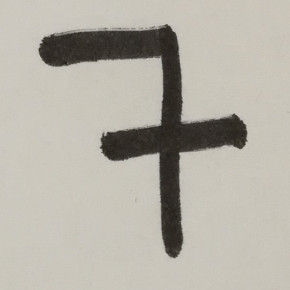
#> input picture Python/MachineLearning/OpenCV/Alura/morphology_transformation/7.jpg, 290 x 290 px
$ jupyter execute --allow-errors main.ipynb
#> lines starting #> are read from the running program, lines starting #| are printed output that depends on the picture; after the words box and inside, x2 and y2 are one past the last pixel; in counts of white or black regions, pixels touching at a corner belong together
[cell 1]
import matplotlib.pyplot as plt
import cv2
import numpy as np

[cell 2]
### open the image
img = cv2.imread('./7.jpg')
#> img is the input picture: shape (290, 290, 3); mean B, G, R 166.6, 176.7, 180.6
img = cv2.cvtColor(img, cv2.COLOR_BGR2GRAY)
#> img: shape (290, 290)


### turn the image into binary values
_, threshold = cv2.threshold(img, 0, 255, cv2.THRESH_BINARY | cv2.THRESH_OTSU)
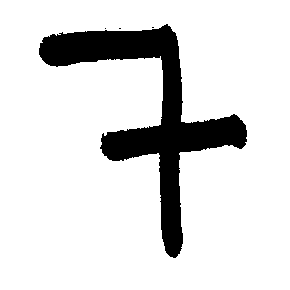
#> threshold: shape (290, 290); 86.5% white; 4 black regions (3 under 20 px), largest, box (x1, y1, x2, y2) and area: (39, 24, 247, 258) 11389
threshold = cv2.bitwise_not(threshold)
img_original = threshold


### apply a morphologival transformation - DILATION
structuring_element = np.ones((5, 5), np.int8)
dilate = cv2.dilate(threshold, structuring_element, iterations=4)
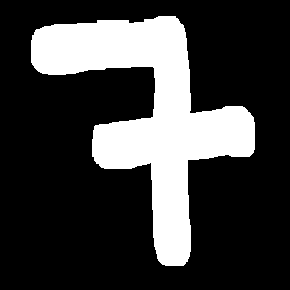
#> dilate: shape (290, 290); 24.3% white; 1 white region, box (x1, y1, x2, y2) and area: (31, 16, 255, 266) 20473


### apply a morphologival transformation - EROSION
structuring_element = np.ones((5, 5), np.uint8)
erosion = cv2.erode(threshold, structuring_element, iterations=4)
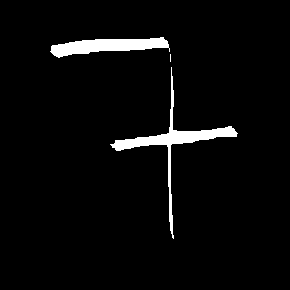
#> erosion: shape (290, 290); 3.7% white; 3 white regions (1 under 20 px), largest, box (x1, y1, x2, y2) and area: (110, 67, 238, 239) 1708, (50, 37, 170, 58) 1377


### plot the image and its transformations
fig, axs = plt.subplots(1, 3, figsize=(10, 10))

axs[0].imshow(threshold, cmap='gray')
axs[0].axis('off')
axs[0].set_title('Original')

axs[1].imshow(dilate, cmap='gray')
axs[1].axis('off')
axs[1].set_title('Dilate')

axs[2].imshow(erosion, cmap='gray')
axs[2].axis('off')
axs[2].set_title('Erosion')

plt.show()
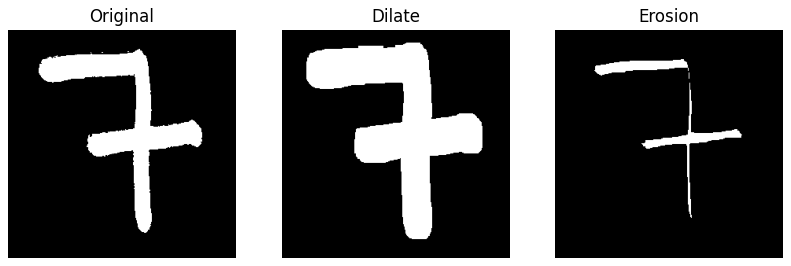
#> figure drawn by matplotlib, 3 panels

[cell 3]
img = np.array([[0, 0, 0, 0, 0],
                [0, 1, 0, 0, 0],
                [0, 1, 1, 0, 0],
                [0, 0, 0, 0, 0],
                [0, 0, 0, 0, 0]], dtype=np.uint8)

kernel = np.array([[0, 1, 0],
                   [1, 1, 1],
                   [0, 1, 0]], dtype=np.uint8)
dilate = cv2.dilate(img, kernel, iterations=1)

fig, axs = plt.subplots(1, 2, figsize=(10, 10))
axs[0].imshow(img)
axs[1].imshow(dilate)
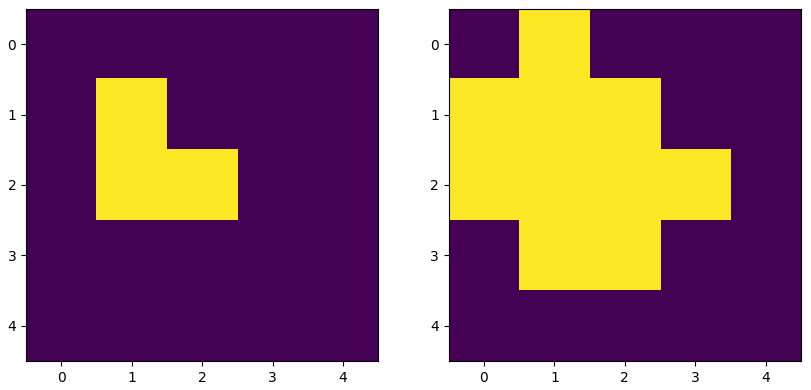
#> figure drawn by matplotlib, 2 panels

[cell 4]
img_red = cv2.imread('7reduzido.png')

#> (the rest of this cell did not finish here and is left out)

[cell 5]
img = cv2.imread('7.jpg')

img= cv2.cvtColor(img, cv2.COLOR_BGR2GRAY)

kernel = np.array([[-1, -1, -1],
                   [-1, 8, -1],
                   [-1, -1, -1]])

img_conv = cv2.filter2D(img, -1, kernel)
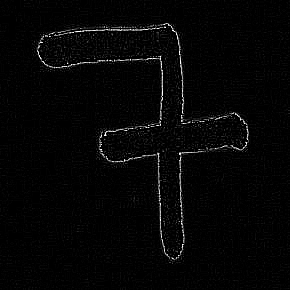
#> img_conv: shape (290, 290); min 0, max 255, mean 5.4
_, threshold = cv2.threshold(img_conv, 120, 255, cv2.THRESH_BINARY)
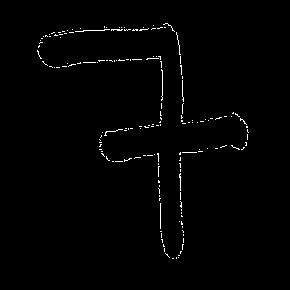
#> threshold: shape (290, 290); 1.1% white in thin lines or dots, all inside (x1, y1, x2, y2) = (37, 23, 249, 259)

kernel = np.array([[0, 1, 0],
                   [1, 1, 1],
                   [0, 1, 0]], dtype=np.uint8)
dilate = cv2.dilate(threshold, kernel, iterations=5)
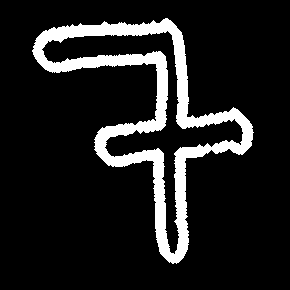
#> dilate: shape (290, 290); 12.2% white; 1 white region, box (x1, y1, x2, y2) and area: (32, 18, 254, 264) 10271

plt.imshow(dilate , cmap='gray')

[cell 6]
img = cv2.imread('7.jpg')


kernel = np.array([[1/9, 1/9, 1/9],
                   [1/9, 1/9, 1/9],
                   [1/9, 1/9, 1/9]])

img_conv = cv2.filter2D(img, -1, kernel)
#> img_conv: shape (290, 290, 3)

plt.imshow(img_conv, cmap='gray')
